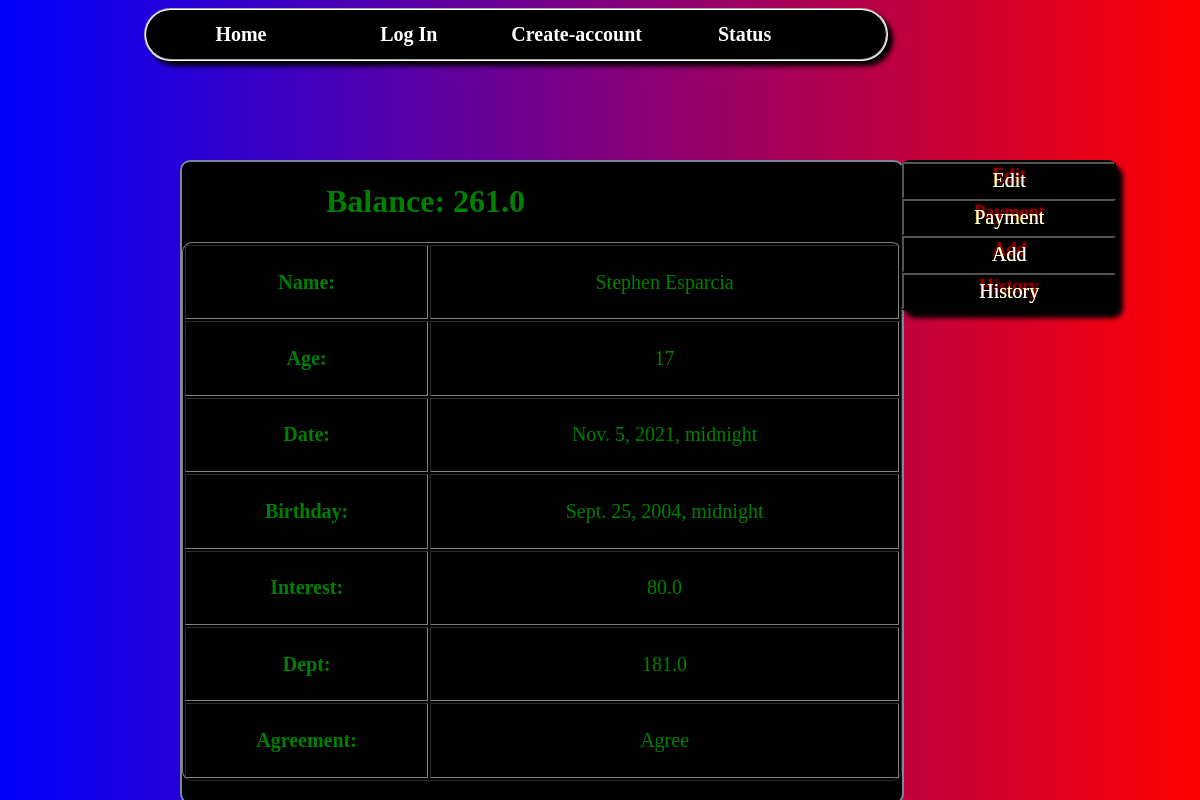
/account/86/, run on the app's committed database.
### base/models.py (models this page shows, shortened)
class Information(models.Model):
    name = models.CharField(max_length=200)
    host = models.ForeignKey(Name, on_delete=models.CASCADE)
    age = models.IntegerField(default=0)
    dept = models.FloatField(default=0)
    balance = models.FloatField(default=0)
    interest = models.FloatField(default=0)
    bool = models.BooleanField(default=False)
    date = models.DateTimeField(default=datetime.date.today())
    birthday = models.DateTimeField(default=datetime.date(2004, 5, 11))
    interest_bool = models.BooleanField(default=True)

### base/views.py (the view)
# urls.py: path('account/<str:pk>/', views.account, name='account'),
def account(request, pk):
    global date_today
    ls = Name.objects.get(id=int(pk))
    get = Information.objects.get(name=ls)
    date = [get.date.year, get.date.month, get.date.day]
    hence = datetime.date(date[0], date[1], date[2])
    today = datetime.date.today()
    faith = today - hence
    data = Database()
    if not os.path.exists(f'base\\database\\interest\\{ls}.txt'):
        if not os.path.exists('base\\database\\interest'):
            os.mkdir('base\\database\\interest')
        open(f'base\\database\\interest\\{ls}.txt', 'w').write('{"time": [2022, 2, 22]}')
    data.database(True, f'base\\database\\interest\\{ls}.txt')
    database_time = data.files
    joy_date = datetime.date(database_time['time'][0], database_time['time'][1], database_time['time'][2])
    time = today - joy_date
    print("This is the time now", time)
    day()
    if get.balance < 1:
        ls.information_set.update(dept=0)
    if faith.days > date_today[date[1]]:
        result = (faith.days - date_today[date[1]]) + get.dept
        interest = faith.days - date_today[date[1]]
        if get.interest_bool:
            ls.information_set.update(balance=float(result), interest=interest, interest_bool=False)
    if time.days > 0 and get.interest_bool is False:
        balance = get.balance + time.days
        interest_count =get.interest + time.days
        ls.information_set.update(balance=float(balance), interest=interest_count)
        datas = {'time': [today.year, today.month, today.day]}
        data.files = datas
        data.database(False, f'base\\database\\interest\\{ls}.txt')
    return render(request, 'account.html', {'info': ls})

### base/models.py (called while the page is built)
    def __str__(self):
        return self.name

### base/views.py (called while the page is built)
def day():
    global date_today
    calendar = {}
    today = datetime.date.today()
    for i in range(1, 13):
        if i % 2 == 0 and i != 2:
            calendar[i] = 30
        elif i % 2 == 0 and i == 2:
            if today.year % 2 == 0:
                calendar[i] = 28
            else:
                calendar[i] = 29
        else:
            calendar[i] = 31
    date_today = calendar

    def database(self, x, file):
        data = {}
        if x:
            with open(file) as f:
                data = json.load(f)
        else:
            with open(file, 'w') as f:
                f.write(json.dumps(self.files))
        self.files = data
        self.File = file
        return self.files, self.File

### templates/account.html
{% include 'nave_bar.html' %}
{% load static %}
<html lang="">
<head><title>Account</title></head>
<link rel="stylesheet" href="{%  static 'base/css_files/account.css' %}" type="text/css">
<body>
{% block content %}
 {% for i in info.information_set.all %}
        <div class="list-container">
        <h1>Balance: {{ i.balance }}</h1>
            <div>
            <table border="1px" bgcolor="black">
                <tr>
                    <th>Name:</th>
                    <td>{{ i.name }}</td>
                </tr>
                <tr>
                    <th>Age:</th>
                    <td>{{ i.age }}</td>
                </tr>
                <tr>
                    <th>Date:</th>
                    <td>{{ i.date }}</td>
                </tr>
                <tr>
                    <th>Birthday:</th>
                    <td>{{ i.birthday }}</td>
                </tr>
                <tr>
                    <th>Interest:</th>
                    <td>{{ i.interest }}</td>
                </tr>
                <tr>
                    <th>Dept:</th>
                    <td>{{ i.dept }}</td>
                </tr>
                <tr>
                    <th>Agreement:</th>
                    {% if i.bool == False %}
                        <td>Disagree</td>
                    {% else %}
                        <td>Agree</td>
                    {% endif %}
                </tr>
            </table>
        </div>
        </div>
    <div id="list-button">
    <a href="{% url 'edit' info.id%}"><button>Edit</button></a><br>
        <a href="{% url 'payment' info.id%}"><button>Payment</button></a>
        <a href="{% url 'Add' info.id%}"><button>Add</button></a>
    <a href="{% url 'history' info.id%}"><button>History</button></a>
    </div>
 {% endfor %}
{% endblock %}
</body>
</html>

### base/static/base/css_files/account.css (style rules this page uses)
html { background: linear-gradient(to right, blue, red); }
.list-container { border: 2px solid lightslategray; position: absolute; width: 60%; height: 80%; top: 20%; left: 15%; background: black; border-radius: 10px; }
.list-container div { position: relative; top: 0; height: 84.2%; }
.list-container div table { width: 100%; height: 100%; color: green; text-align: center; border-radius: 10px; font-size: 20px; }
h1 { position: relative; left: 20%; color: green; }
#list-button { position: fixed; top: 20%; left: 75%; border: 2px solid; background: black; border-radius: 10px; box-shadow: 5px 6px 5px black; font-weight: bold; }
#list-button button { padding: 5px; width: 100%; background: black; color: white; text-shadow: 0 0 0 yellow, 0 -5px 2px red ; font-family: "MV Boli", serif; font-size: 20px; }

### data on the page
Information: balance "261.0", name "Stephen Esparcia", age "17", date "Nov. 5, 2021, midnight", birthday "Sept. 25, 2004, midnight", interest "80.0", dept "181.0", bool "Agree"
